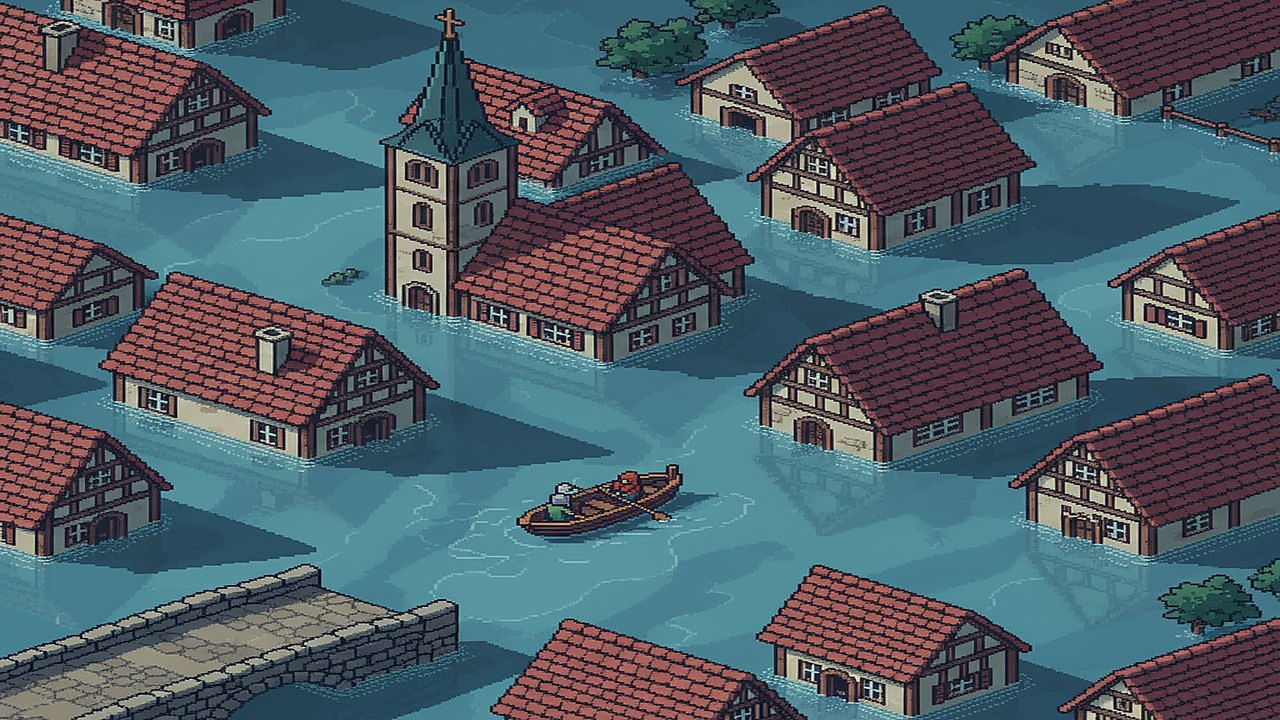
#> input picture assets/src/title_bg.jpg, 2560 x 1440 px (shown at 1/2 size)
$ python build-assets.py ../assets/title_bg.jpg
#> lines starting #> are read from the running program, lines starting #| are printed output that depends on the picture
#!/usr/bin/env python3
"""Build the shipped game images from the canonical sources in assets/src/.

One idempotent pipeline (replaces the old resize-assets.py + sharpen-assets.py
pair): every output in assets/ is derived ONLY from assets/src/, so running the
script any number of times produces the same result — there is no in-place
re-encoding and therefore no generational quality loss.

    python3 tools/build-assets.py            # build everything
    python3 tools/build-assets.py --table    # also print a Markdown size table

Outputs (what the game actually loads — see src/ui/assets.js):

  title_bg[.jpg|.webp]        1280x720   menu/how-to/credits background, 1x
  title_bg@2x[.jpg|.webp]     2560x1440  ... for large/high-DPI displays
  map/valley[.jpg|.webp]      880x720    game-board backdrop, 1x
  map/valley@2x[.jpg|.webp]   1760x1440  ... for large/high-DPI displays
  news/<k>[.jpg|.webp]        768x432    newspaper photos (lazy-loaded in game)
  towns/<id>.png              256x256    town sprites, background pre-keyed to
                                         alpha and palette-quantised

WebP is served to browsers that decode it (runtime probe); the JPEG twin is the
fallback. Town sprites stay PNG so transparency is exact everywhere.

assets/src/tiles/ is kept as generator output but not shipped: no scene loads
the tile textures today.

Requires Pillow with WebP support: python3 -m pip install pillow
"""
import os
import sys

from PIL import Image, ImageFilter

ROOT = os.path.abspath(os.path.join(os.path.dirname(__file__), "..", "assets"))
SRC = os.path.join(ROOT, "src")

# The flat-background key-out the game used to do per pixel at runtime
# (BootScene.keyOutBackground): sample the top-left pixel, zero the alpha of
# everything within this squared RGB distance. Kept identical here.
KEY_DIST_SQ = 1100

# (source, output base, sizes {suffix: (w, h)}, jpeg quality, webp quality,
#  unsharp (radius, percent, threshold) applied after downscales only)
PHOTOS = [
    ("title_bg.jpg", "title_bg",
     {"@2x": (2560, 1440), "": (1280, 720)}, 82, 80, (1.0, 60, 3)),
    ("map/valley.jpg", "map/valley",
     {"@2x": (1760, 1440), "": (880, 720)}, 84, 80, (1.0, 60, 3)),
]
NEWS_SIZE = (768, 432)
NEWS_JPEG_Q = 82
NEWS_WEBP_Q = 78
TOWN_SIZE = (256, 256)
TOWN_COLORS = 256


def out_path(rel):
    return os.path.join(ROOT, rel)


def save_report(path):
    rel = os.path.relpath(path, ROOT)
    print(f"  {rel}: {os.path.getsize(path) // 1024} KB")


def build_photo(src_rel, base, sizes, jpeg_q, webp_q, unsharp):
#> called with src_rel = 'title_bg.jpg', base = 'title_bg', jpeg_q = 82, webp_q = 80, unsharp = (1, 60, 3)
    src = Image.open(os.path.join(SRC, src_rel)).convert("RGB")
#> src is the input picture: PIL image 2560x1440 RGB; mean R, G, B 78, 93.5, 102.9
    for suffix, size in sizes.items():
        img = src
        if img.size != size:
            img = img.resize(size, Image.LANCZOS)
            radius, percent, threshold = unsharp
            img = img.filter(ImageFilter.UnsharpMask(radius=radius, percent=percent,
                                                     threshold=threshold))
        jpg = out_path(f"{base}{suffix}.jpg")
        os.makedirs(os.path.dirname(jpg), exist_ok=True)
        img.save(jpg, "JPEG", quality=jpeg_q, optimize=True, progressive=True)
        save_report(jpg)
        webp = out_path(f"{base}{suffix}.webp")
        img.save(webp, "WEBP", quality=webp_q, method=6)
        save_report(webp)
#> this loop made 2 passes
#> pass 2, in build_photo, `img = img.resize(size, Image.LANCZOS)`:
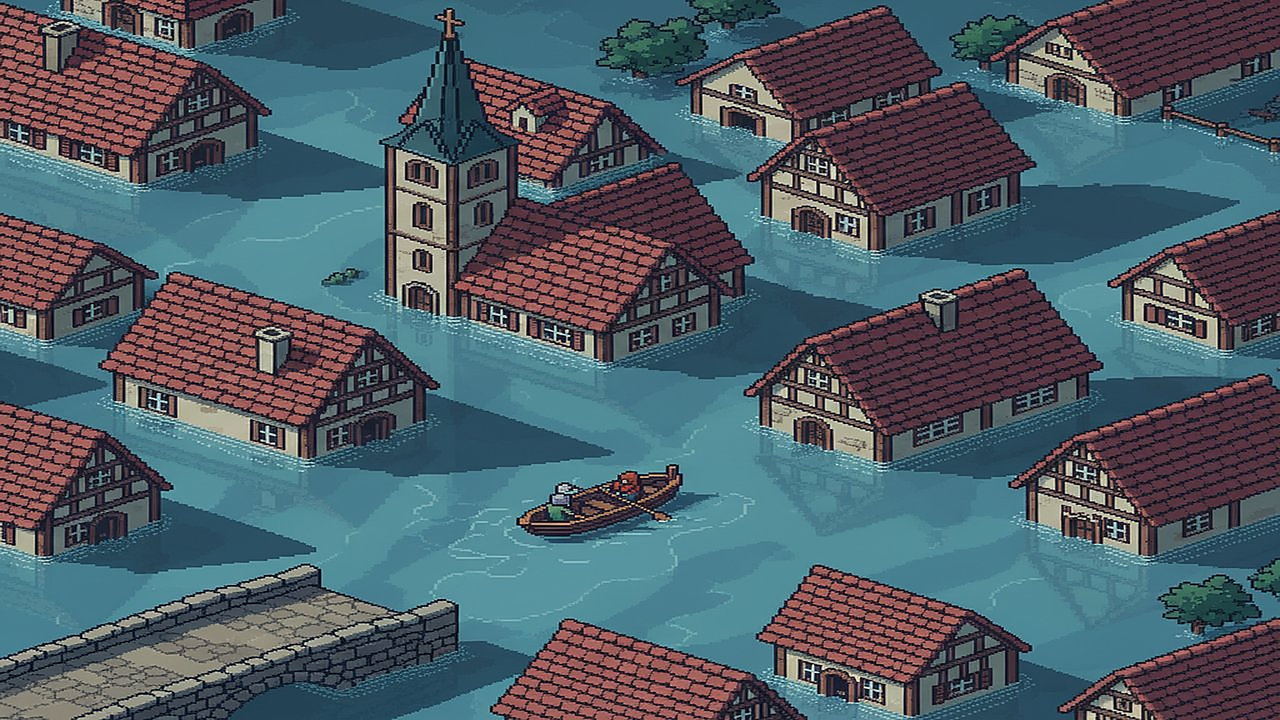
#> img: PIL image 1280x720 RGB; mean R, G, B 78, 93.6, 103
#> after the loop, percent = 60; radius = 1; threshold = 3


def build_news():
    src_dir = os.path.join(SRC, "news")
    for fn in sorted(os.listdir(src_dir)):
        if not fn.lower().endswith((".jpg", ".png")):
            continue
        name = os.path.splitext(fn)[0]
        img = Image.open(os.path.join(src_dir, fn)).convert("RGB")
        if img.size != NEWS_SIZE:
            img = img.resize(NEWS_SIZE, Image.LANCZOS)
        jpg = out_path(f"news/{name}.jpg")
        os.makedirs(os.path.dirname(jpg), exist_ok=True)
        img.save(jpg, "JPEG", quality=NEWS_JPEG_Q, optimize=True, progressive=True)
        save_report(jpg)
        webp = out_path(f"news/{name}.webp")
        img.save(webp, "WEBP", quality=NEWS_WEBP_Q, method=6)
        save_report(webp)


# [45 lines left out: functions key_out_background, build_towns, size_table, not called in this run]


def main():
    if not os.path.isdir(SRC):
        sys.exit(f"missing sources: {SRC}")
    print("Building shipped assets from assets/src/ ...")
    for args in PHOTOS:
        build_photo(*args)
#> pass 2 of the loop in main, `for args in PHOTOS:`:
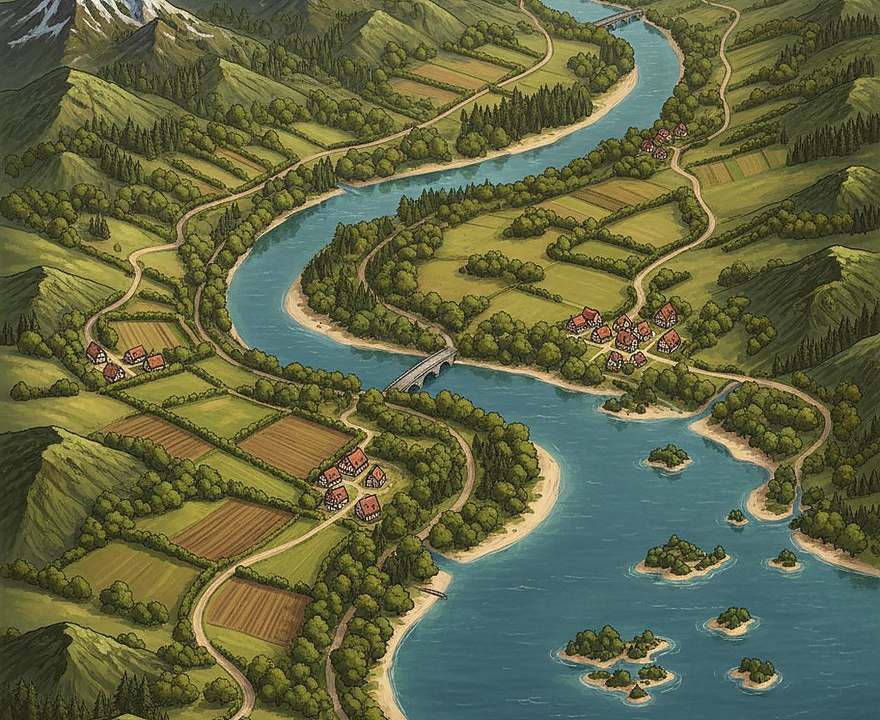
#> input picture assets/map/valley.jpg, 1760 x 1440 px, found by its file name (shown at 1/2 size)
#> in build_photo, src is the input picture: PIL image 1760x1440 RGB; mean R, G, B 98.1, 102.1, 67
#> the loop in build_photo (call 2), `for suffix, size in sizes.items():` made 2 passes
#> (printed output is left out)
#> pass 2, in build_photo (call 2), `img = img.resize(size, Image.LANCZOS)`:
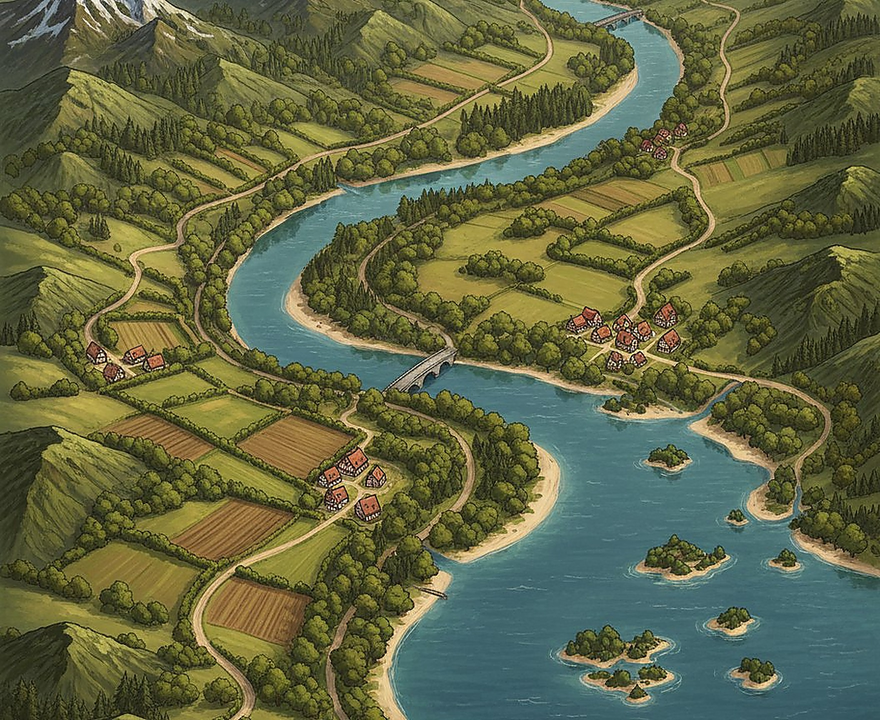
#> img: PIL image 880x720 RGB; mean R, G, B 98.1, 102.1, 67.1
#> after the loop in build_photo (call 2), `for suffix, size in sizes.items():`: percent = 60; radius = 1; threshold = 3
    build_news()
    build_towns()
    if "--table" in sys.argv:
        size_table()
    print("Done.")


if __name__ == "__main__":
#> (the run stopped early here; a loop or call above may not have finished)
